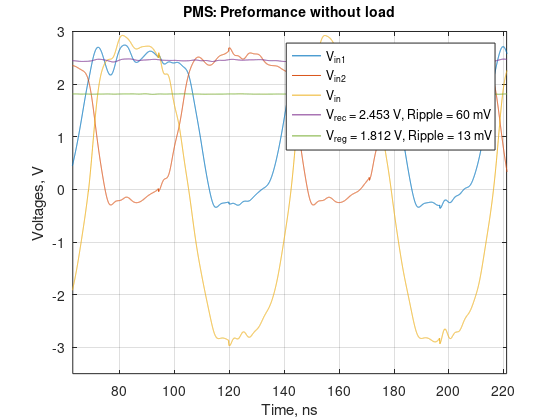

MATLAB code for this plot: (Note: this script raises an error after producing the figure.)
clear all;
vrec = importdata('C1vrec_pms00000.dat');
vin1 = importdata('C1vin1_pms00000.dat');
vin2 = importdata('C4vin2_pms00000.dat');
vreg = importdata('C1vreg_pms00000.dat');
vin = importdata('F1vin_pms00000.dat');

time = vrec(:,1)*10^9+250; % time in ns

f1 = figure(1);
plot(time, vin1(:,2), time, vin2(:,2), time, vin(:,2), time, vrec(:,2), time, vreg(:,2));
grid on;
%ylim([1.5, 2.7]);
rec = sprintf('V_{rec} = %.3f V, Ripple = %.0f mV', mean(vrec(:,2)), peak2peak(vrec(:,2))*1000);
reg = sprintf('V_{reg} = %.3f V, Ripple = %.0f mV', mean(vreg(:,2)), peak2peak(vreg(:,2))*1000);

xlim([63, 221]);
ylim([-3.5, 3]);
xlabel('Time, ns');
ylabel('Voltages, V');

legend('V_{in1}', 'V_{in2}', 'V_{in}', rec, reg, 'location', 'best');
title('PMS: Preformance without load', 'FontSize', 10);

%% save PMS performance
set(f1,'Units','Inches');
pos = get(f1,'Position');
set(f1,'PaperPositionMode','Auto','PaperUnits','Inches','PaperSize',[pos(3), pos(4)]);
print(f1, 'pms_test.pdf', '-dpdf');
movefile('pms_test.pdf','../../img/meas/pms_test.pdf');